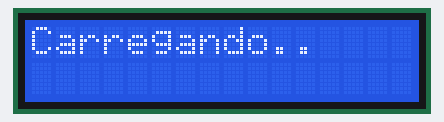
Bench run of a sketch on a simulated Arduino Uno, built with avr-gcc and run on an emulated ATmega328P. Parts: 16×2 character LCD.

Above: at 0.1 s.
At 1.1 s:
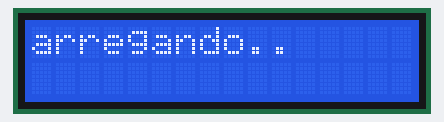
At 1.6 s:
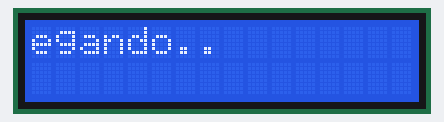
At 2.3 s:
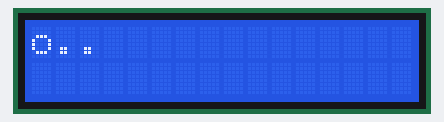
At 3.1 s:
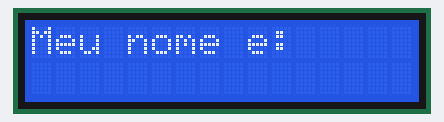
At 4.1 s:
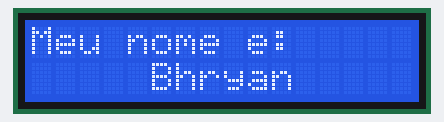

Measured:
- what the display in image 4 shows lasts 1.0 s, from 3.0 s to 4.0 s

The sketch:

LCD.ino
```cpp
#include <LiquidCrystal.h>
const int rs = 12, en = 11, d4 = 5, d5 = 4, d6 = 3, d7 = 2;
LiquidCrystal lcd(rs, en, d4, d5, d6, d7);

void setup() {
  lcd.begin(16, 2);
  lcd.print("Carregando..");
  delay(1000);

  for (int positionCounter = 0; positionCounter < 13; positionCounter++) {
    lcd.scrollDisplayLeft();
    delay(150);
  }
  lcd.clear();
  lcd.print("Meu nome e:");
  lcd.setCursor(5, 1);
  delay(1000);
  lcd.print("Bhryan");
}

void loop() {
}
```

index.c
```cpp
#include <stdio.h>

int main() {
  // read char transform to array of chars
  char c;
  int i = 0;
  char str[100];
  while ((c = getchar()) != '\n') {
    str[i] = c;
    i++;
  }
  str[i] = '\0';
  // print array of chars
  printf("%s\n", str);
  return 0;
}
```
